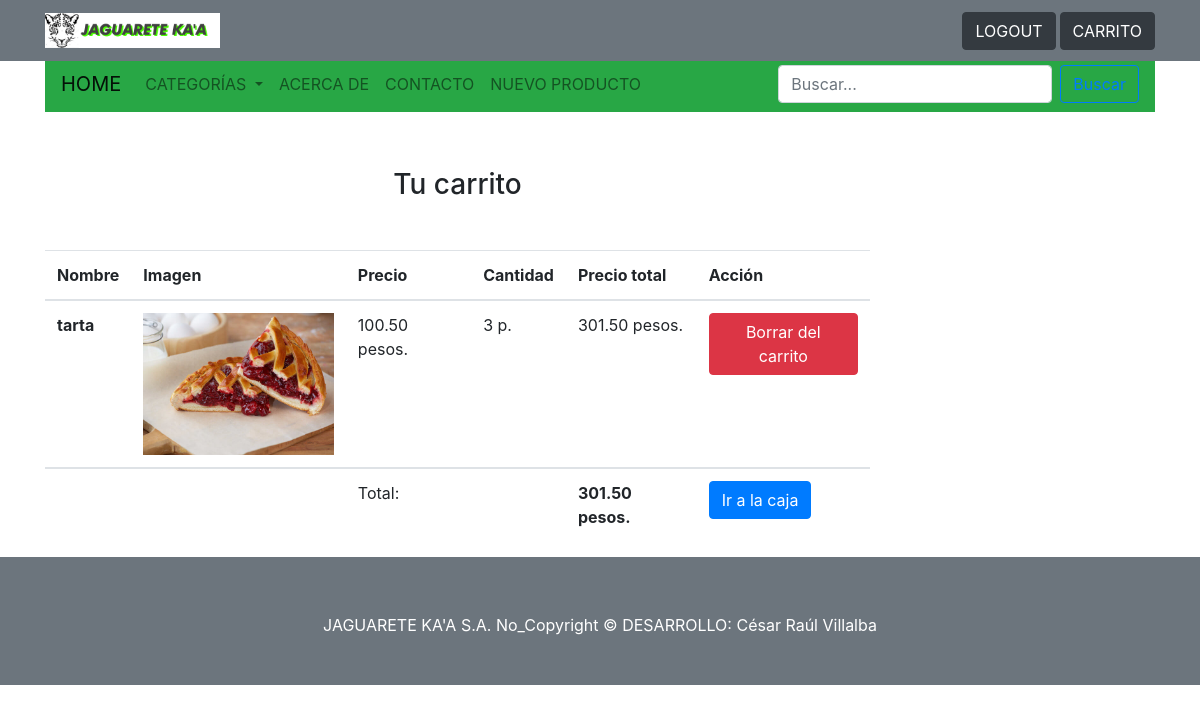
Screenshot of /order/shopcart/ (signed in) with the database file from the repository.
### order/models.py (models this page shows, shortened)
class ShopCart(models.Model):
    user = models.ForeignKey(
        User, verbose_name='Cliente', on_delete=models.SET_NULL, null=True)
    product = models.ForeignKey(
        Product, verbose_name='Producto', on_delete=models.SET_NULL, null=True)
    quantity = models.IntegerField(verbose_name='número',)
    @property
    def amount(self):
        return (self.quantity * self.product.price)
    class Meta:
        verbose_name = 'Carrito'
        verbose_name_plural = "Carritos"

### product/models.py (models this page shows, shortened)
class Product(models.Model):
    STATUS = (
        ('True', 'True'),
        ('False', 'False'),
    )
    category = models.ForeignKey(Category, on_delete=models.CASCADE) #many to one relation with Category
    title = models.CharField(verbose_name='Nombre', max_length=150)
    keywords = models.CharField(verbose_name='Contraseña', max_length=255)
    description = models.TextField(verbose_name='Descripción',max_length=255)
    weight = models.PositiveIntegerField(verbose_name='Peso', default=0)
    image=models.ImageField(verbose_name='Imagen', upload_to='images/',null=False)
    price = models.DecimalField(verbose_name='Precio',max_digits=12, decimal_places=2,default=0)
    slug = models.SlugField(null=False, unique=True)
    status=models.CharField(verbose_name='Estado',max_length=10,choices=STATUS)
    create_at=models.DateTimeField(auto_now_add=True)
    update_at=models.DateTimeField(auto_now=True)
    class Meta:
        verbose_name='Producto'
        verbose_name_plural = "Productos"

### order/views.py (the view)
# urls.py: path('shopcart/', views.shopcart, name = 'shopcart'),
def shopcart(request):
    category = Category.objects.all()
    current_user = request.user  # Access User Session information
    shopcart = ShopCart.objects.filter(user_id=current_user.id)
    total = 0
    for rs in shopcart:
        total += rs.product.price * rs.quantity
    context = {'shopcart': shopcart,
               'category': category,
               'total': total,
               }
    return render(request, 'order/cart.html', context)

### order/templates/order/cart.html
{% extends 'home/base.html'%}
{%block content%}
  <h3 class="text-center mt-5 mb-5">Tu carrito</h3>
    {%if shopcart%}
      <table class="table">
          <thead>
            <tr>
              <th scope="col">Nombre</th>
              <th scope="col">Imagen</th>
              <th scope="col">Precio</th>
              <th scope="col">Cantidad</th>
              <th scope="col">Precio total</th>
              <th scope="col">Acción</th>
            </tr>
          </thead>
          <tbody>
            {%for rs in shopcart%}
              <tr>
                <th scope="row">{{ rs.product.title }}</th>
                <td class=""><img width=200px src="{{ rs.product.image.url }}" class="img-fluid"></td>
                <td>{{ rs.product.price }} рesos.</td>
                <td>{{ rs.quantity }} p.</td>
                <td>{{ rs.amount }} рesos.</td>
                <td class="text-right"><a href="/order/deletefromcart/{{ rs.id }}" onclick="return confirm('Borrar ! Está seguro?')" ><button class="btn btn-danger">Borrar del carrito</button></a></td>
              </tr>
          </tbody>
          {%endfor%}
          <tr>
            <td colspan="2"></td>
            <td>Total: </td>
            <td></td>
            <td><strong>{{total}} рesos.</strong></td>
            <td><a href="/order/orderproduct"><button class="btn btn-primary">Ir a la caja</button></a></td>
          </tr>
        </table>
    {%endif%}
{%endblock%}

### static/home/css/shop-homepage.css (style rules this page uses)
body { padding-top: 56px; }

### rows the page displays
ShopCart: product "tarta", product.image (picture), product.price "100.50", quantity "3", amount "301.50"

### other values shown
{{ total }} "301.50"
